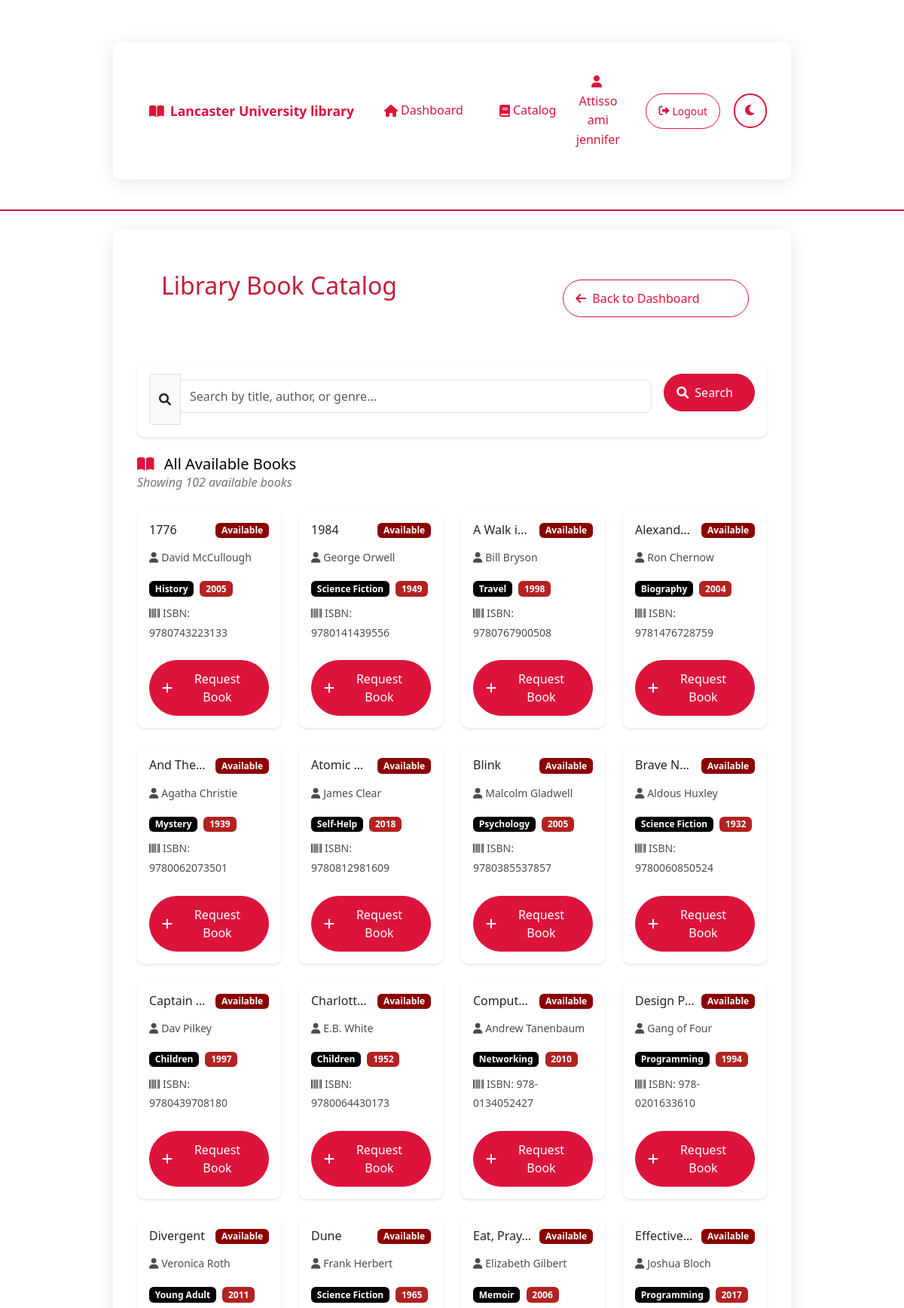
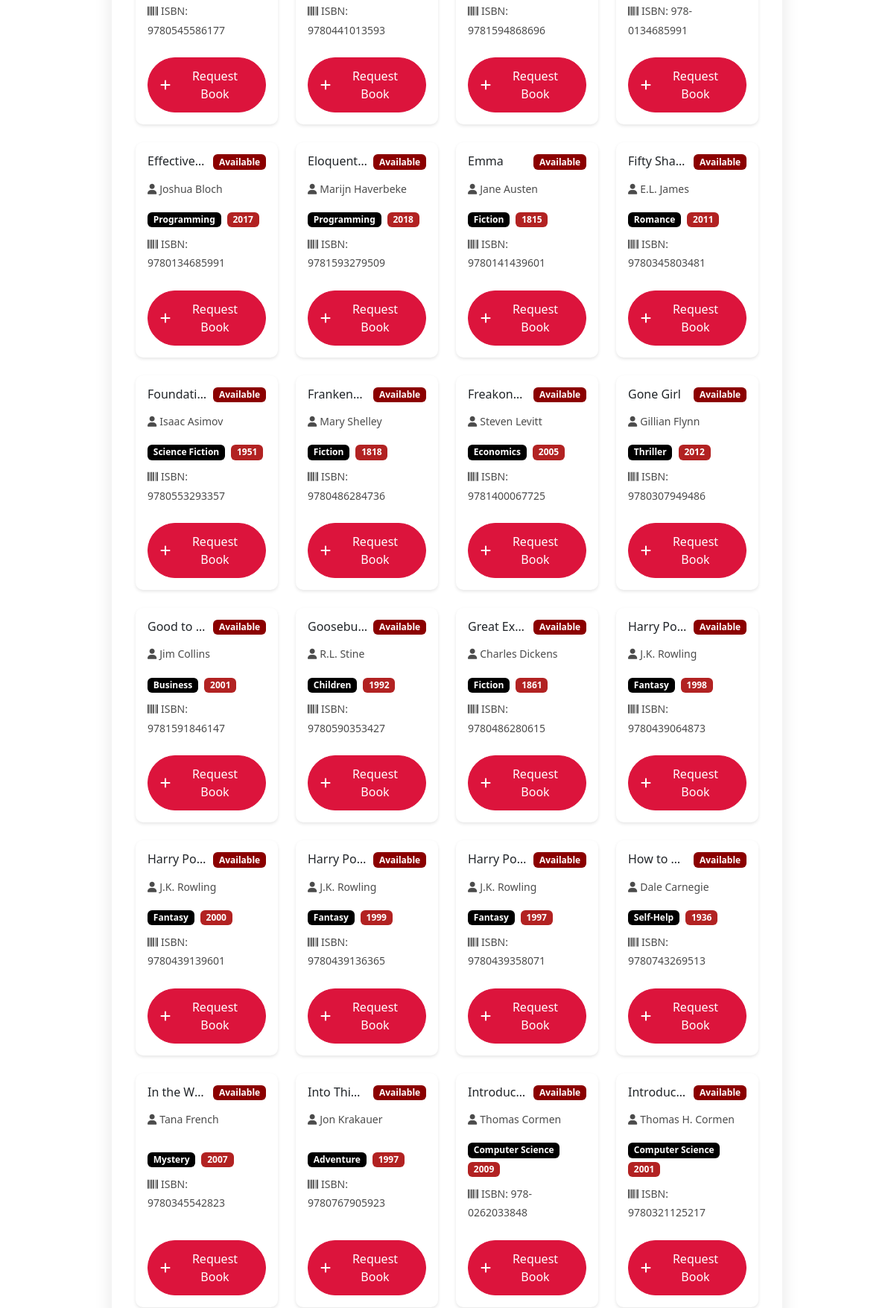
Page /student/catalog (signed in, upper part) on the committed database (2 pictures, top to bottom).
### tables this page shows
CREATE TABLE Books (
    ISBN TEXT PRIMARY KEY,
    Title TEXT NOT NULL,
    Author TEXT NOT NULL,
    Genre TEXT,
    PublicationYear INT,
    AvailabilityStatus TEXT
);

### app.py (the view)
@app.route('/student/catalog')
@student_required
def student_catalog():
    search_term = request.args.get('search', '')
    if search_term:
        book_list = library.search_books(search_term)
    else:
        book_list = library.get_all_books()
    available_books = [b for b in book_list if b[5] == 'Available']
    return render_template('student_catalog.html', books=available_books, search_term=search_term)

### app.py (called while the page is built)
def student_required(f):
    @wraps(f)
    def decorated_function(*args, **kwargs):
        if 'user_id' not in session or session.get('user_type') != 'student':
            flash('Access denied. Student login required.', 'error')
            return redirect(url_for('login'))
        return f(*args, **kwargs)
    return decorated_function

    def get_connection(self):
        return sqlite3.connect(self.db_name)

    def get_all_books(self):
        conn = self.get_connection()
        cursor = conn.cursor()
        cursor.execute('SELECT * FROM Books ORDER BY Title')
        books = cursor.fetchall()
        conn.close()
        return books

### templates/student_catalog.html (shortened to what this page needs)
{% extends "base.html" %}
{% block content %}
<div class="hero-section bg-gradient text-white rounded-3 p-4 mb-4">
    <div class="row align-items-center">
        <div class="col-lg-8">
            <h2 class="mb-2">
                Library Book Catalog
            </h2>
            <p class="mb-0">Browse our complete collection of available books</p>
        </div>
        <div class="col-lg-4 text-end">
            <a href="{{ url_for('student_dashboard') }}" class="btn btn-outline-light">
                <i class="fas fa-arrow-left me-2"></i>Back to Dashboard
            </a>
        </div>
    </div>
</div>
<div class="card mb-4">
    <div class="card-body">
        <form method="GET" action="{{ url_for('student_catalog') }}">
            <div class="row g-3">
                <div class="col-md-10">
                    <div class="input-group">
                        <span class="input-group-text">
                            <i class="fas fa-search"></i>
                        </span>
                        <input type="text" class="form-control" name="search"
                               placeholder="Search by title, author, or genre..."
                               value="{{ search_term }}"
                               autocomplete="off">
                    </div>
                </div>
                <div class="col-md-2">
                    <button type="submit" class="btn btn-primary w-100">
                        <i class="fas fa-search me-2"></i>Search
                    </button>
                </div>
            </div>
        </form>
    </div>
</div>
<div class="row mb-4">
    <div class="col-md-6">
        {% if search_term %}
            <h5>
                <i class="fas fa-filter me-2 text-primary"></i>
                Search Results for "{{ search_term }}"
            </h5>
            <p class="search-stats mb-0">
                Found {{ books|length }} available book{{ 's' if books|length != 1 else '' }}
            </p>
        {% else %}
            <h5>
                <i class="fas fa-book-open me-2 text-primary"></i>
                All Available Books
            </h5>
            <p class="search-stats mb-0">
                Showing {{ books|length }} available book{{ 's' if books|length != 1 else '' }}
            </p>
        {% endif %}
    </div>
    <div class="col-md-6 text-end">
    </div>
</div>
{% if books %}
<div class="row g-4">
    {% for book in books %}
    <div class="col-lg-3 col-md-4 col-sm-6">
        <div class="card book-card h-100">
            <div class="card-body">
                <div class="d-flex justify-content-between align-items-start mb-2">
                    <h6 class="card-title text-truncate" title="{{ book[1] }}">
                        {{ book[1] }}
                    </h6>
                    <span class="badge bg-success ms-2">Available</span>
                </div>
                <p class="card-text text-muted small mb-2">
                    <i class="fas fa-user me-1"></i>{{ book[2] }}
                </p>
                <div class="mb-2">
                    <span class="badge bg-secondary me-1">{{ book[3] }}</span>
                    {% if book[4] %}
                        <span class="badge bg-info">{{ book[4] }}</span>
                    {% endif %}
                </div>
                <div class="card-text">
                    <small class="text-muted">
                        <i class="fas fa-barcode me-1"></i>ISBN: {{ book[0] }}
                    </small>
                </div>
                <div class="btn-container mt-3">
                    <button class="btn btn-primary w-100"
                            onclick="requestBook('{{ book[0] }}', '{{ book[1] }}', '{{ book[2] }}')">
                        <i class="fas fa-plus me-2"></i>Request Book
                    </button>
                </div>
            </div>
        </div>
    </div>
    {% endfor %}
</div>
{% endif %}
{% endblock %}

### static/css/style.css (style rules this page uses)
:root { --bg-primary: white; --bg-secondary: #f8f9fa; --text-primary: black; --text-secondary: #666; --card-bg: white; --border-color: black; --shadow: rgba(0,0,0,0.1); --red-primary: #DC143C; --red-secondary: #B22222; --red-dark: #8B0000; --red-light: #CD5C5C; --red-accent: #C41E3A; --red-bright: #CC0000; --red-coral: #FF6B6B; }
body, h1, h2, h3, h4, h5, h6, p, ul, ol, li, a, button, input { margin: 0; padding: 0; box-sizing: border-box; font-family: 'Segoe UI', Arial, sans-serif; }
body { background: var(--bg-primary); color: var(--text-primary); line-height: 1.6; min-height: 100vh; transition: background-color 0.3s ease, color 0.3s ease; }
.hero-section { background: linear-gradient(90deg, var(--red-secondary) 60%, var(--bg-primary) 100%); color: white; }
.btn { border-radius: 50px; }
h1, h2, h3 { color: var(--red-accent); margin-bottom: 1rem; }
button, input[type="submit"] { background: var(--red-light); color: white; border: none; padding: 0.7rem 1.5rem; border-radius: 5px; cursor: pointer; font-size: 1rem; transition: background 0.2s; }
input, select, textarea { width: 100%; padding: 0.6rem; margin: 0.5rem 0 1rem 0; border: 1px solid var(--border-color); border-radius: 4px; font-size: 1rem; background: var(--card-bg); color: var(--text-primary); transition: background-color 0.3s ease, color 0.3s ease; }
.card { background: var(--card-bg); border: 1px solid var(--red-light); border-radius: 10px; box-shadow: 0 2px 8px var(--shadow); transition: background-color 0.3s ease; }
.bg-primary, .btn-primary { background-color: #DC143C !important; border-color: #DC143C !important; }
.bg-secondary, .btn-secondary { background-color: black !important; border-color: black !important; }
.bg-success, .btn-success { background-color: #8B0000 !important; border-color: #8B0000 !important; }
.bg-info, .btn-info { background-color: #B22222 !important; border-color: #B22222 !important; }
.text-primary { color: #DC143C !important; }
.text-muted { color: black !important; opacity: 0.7; }
.badge { color: white !important; }
.badge.bg-secondary { background-color: black !important; }
.badge.bg-success { background-color: #8B0000 !important; }
.badge.bg-info { background-color: #B22222 !important; }
[data-theme="light"] .btn-outline-light { border-color: var(--red-primary) !important; color: var(--red-primary) !important; background-color: transparent !important; }
.btn-outline-light { border-color: var(--red-primary) !important; color: var(--red-primary) !important; background-color: transparent !important; }

### templates/base.html (style rules this page uses)
:root { --mobile-nav-height: 60px; --mobile-padding: 1rem; --touch-target: 44px; }
.btn, .nav-link, .dropdown-item { min-height: var(--touch-target); padding: 0.75rem 1rem; display: flex; align-items: center; touch-action: manipulation; }
.card { border-radius: 0.75rem; box-shadow: 0 2px 8px rgba(0,0,0,0.1); margin-bottom: 1rem; }
.form-control, .form-select { min-height: var(--touch-target); font-size: 16px; border-radius: 0.5rem; }

### templates/student_catalog.html (style rules this page uses)
.hero-section { background: linear-gradient(135deg, #ea6666 0%, #a24b4b 100%); }
.bg-gradient { background: linear-gradient(135deg, #ea6666 0%, #a24b4b 100%); }
.card { transition: transform 0.2s; border: none; box-shadow: 0 2px 4px rgba(0,0,0,0.1); }
.btn { transition: all 0.3s ease; }
.book-card { min-height: 220px; }
.book-card .card-body { display: flex; flex-direction: column; height: 100%; }
.book-card .card-text { flex-grow: 1; }
.book-card .btn-container { margin-top: auto; }
.search-stats { color: #6c757d; font-style: italic; }

### rows in the picture
Books: Title "1776", Author "David McCullough", Genre "History", PublicationYear "2005", ISBN "9780743223133"
Books: Title "1984", Author "George Orwell", Genre "Science Fiction", PublicationYear "1949", ISBN "9780141439556"
Books: Title "A Walk i…", Author "Bill Bryson", Genre "Travel", PublicationYear "1998", ISBN "9780767900508"
Books: Title "Alexand…", Author "Ron Chernow", Genre "Biography", PublicationYear "2004", ISBN "9781476728759"
Books: Title "And The…", Author "Agatha Christie", Genre "Mystery", PublicationYear "1939", ISBN "9780062073501"
Books: Title "Atomic…", Author "James Clear", Genre "Self-Help", PublicationYear "2018", ISBN "9780812981609"
Books: Title "Blink", Author "Malcolm Gladwell", Genre "Psychology", PublicationYear "2005", ISBN "9780385537857"
Books: Title "Brave N…", Author "Aldous Huxley", Genre "Science Fiction", PublicationYear "1932", ISBN "9780060850524"
Books: Title "Captain…", Author "Dav Pilkey", Genre "Children", PublicationYear "1997", ISBN "9780439708180"
Books: Title "Charlott…", Author "E.B. White", Genre "Children", PublicationYear "1952", ISBN "9780064430173"
Books: Title "Comput…", Author "Andrew Tanenbaum", Genre "Networking", PublicationYear "2010", ISBN "978-0134052427"
Books: Title "Design P…", Author "Gang of Four", Genre "Programming", PublicationYear "1994", ISBN "978-0201633610"
Books: Title "Divergent", Author "Veronica Roth", Genre "Young Adult", PublicationYear "2011", ISBN "9780545586177"
Books: Title "Dune", Author "Frank Herbert", Genre "Science Fiction", PublicationYear "1965", ISBN "9780441013593"
Books: Title "Eat, Pray…", Author "Elizabeth Gilbert", Genre "Memoir", PublicationYear "2006", ISBN "9781594868696"
Books: Title "Effective…", Author "Joshua Bloch", Genre "Programming", PublicationYear "2017", ISBN "978-0134685991"
Books: Title "Effective…", Author "Joshua Bloch", Genre "Programming", PublicationYear "2017", ISBN "9780134685991"
Books: Title "Eloquent…", Author "Marijn Haverbeke", Genre "Programming", PublicationYear "2018", ISBN "9781593279509"
Books: Title "Emma", Author "Jane Austen", Genre "Fiction", PublicationYear "1815", ISBN "9780141439601"
Books: Title "Fifty Sha…", Author "E.L. James", Genre "Romance", PublicationYear "2011", ISBN "9780345803481"
Books: Title "Foundati…", Author "Isaac Asimov", Genre "Science Fiction", PublicationYear "1951", ISBN "9780553293357"
Books: Title "Franken…", Author "Mary Shelley", Genre "Fiction", PublicationYear "1818", ISBN "9780486284736"
Books: Title "Freakon…", Author "Steven Levitt", Genre "Economics", PublicationYear "2005", ISBN "9781400067725"
Books: Title "Gone Girl", Author "Gillian Flynn", Genre "Thriller", PublicationYear "2012", ISBN "9780307949486"
Books: Title "Good to…", Author "Jim Collins", Genre "Business", PublicationYear "2001", ISBN "9781591846147"
Books: Title "Gooseb…", Author "R.L. Stine", Genre "Children", PublicationYear "1992", ISBN "9780590353427"
Books: Title "Great Ex…", Author "Charles Dickens", Genre "Fiction", PublicationYear "1861", ISBN "9780486280615"
Books: Title "Harry Po…", Author "J.K. Rowling", Genre "Fantasy", PublicationYear "1998", ISBN "9780439064873"
Books: Title "Harry Po…", Author "J.K. Rowling", Genre "Fantasy", PublicationYear "2000", ISBN "9780439139601"
Books: Title "Harry Po…", Author "J.K. Rowling", Genre "Fantasy", PublicationYear "1999", ISBN "9780439136365"
Books: Title "Harry Po…", Author "J.K. Rowling", Genre "Fantasy", PublicationYear "1997", ISBN "9780439358071"
Books: Title "How to…", Author "Dale Carnegie", Genre "Self-Help", PublicationYear "1936", ISBN "9780743269513"
Books: Title "In the W…", Author "Tana French", Genre "Mystery", PublicationYear "2007", ISBN "9780345542823"
Books: Title "Into Thi…", Author "Jon Krakauer", Genre "Adventure", PublicationYear "1997", ISBN "9780767905923"
Books: Title "Introduc…", Author "Thomas Cormen", Genre "Computer Science", PublicationYear "2009", ISBN "978-0262033848"
Books: Title "Introduc…", Author "Thomas H. Cormen", Genre "Computer Science", PublicationYear "2001", ISBN "9780321125217"

### other values in the picture
{{ session.name or 'User' }} "Attisso ami jennifer"
{{ books|length }} "102"
{{ 's' if books|length != 1 else '' }} "s"
